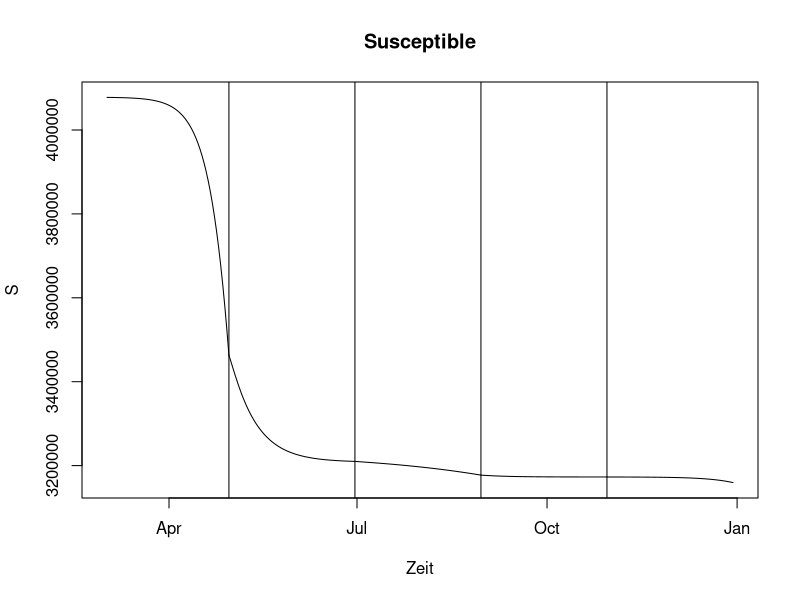
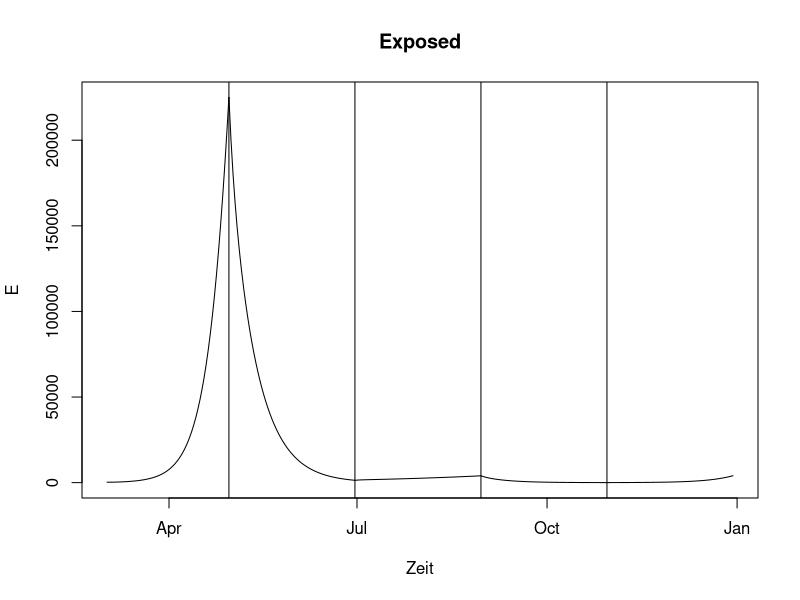
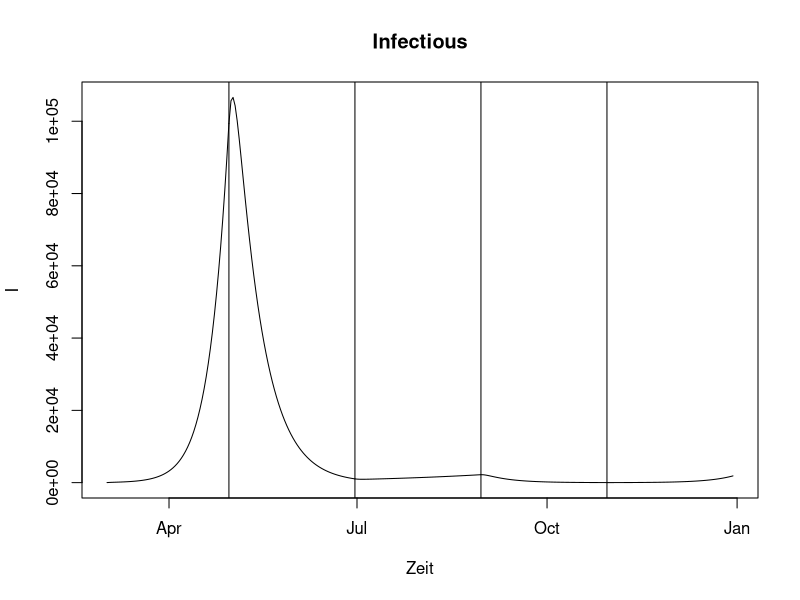
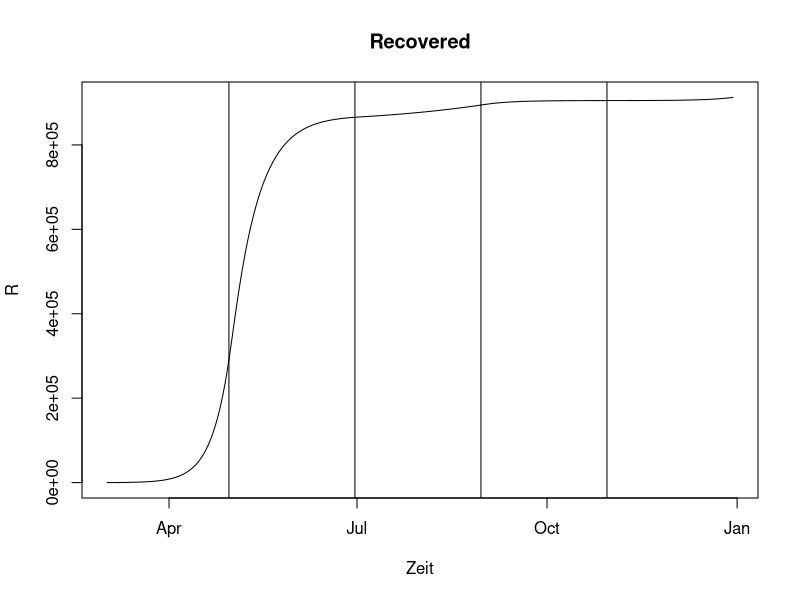

Write R code to recreate these figures, in order.
library(deSolve)

seirsim <- function(date, S0, E0, I0, R0, beta, gamma, sigma) {
  out <- ode(
    times = seq_len(length(date)),
    y = c(S = S0, E = E0, I = I0, R = R0),
    parms = c(N = N, beta = beta, gamma = gamma, sigma = sigma, dtstep = 1),
    func = function(t, y, parms) {
      with(as.list(c(y, parms)), {
        dS <- dtstep * (-beta * ((S * I) / N))
        dE <- dtstep * (beta * ((S * I) / N) - sigma * E)
        dI <- dtstep * (sigma * E - gamma * I)
        dR <- dtstep * (gamma * I)
        list(c(dS, dE, dI, dR))
      })
    }
  )
  colnames(out)[1] <- "date"
  out <- as.data.frame(out)
  out$date <- date
  out
}

# same as seirsim, but rounds its output values to integers, since non-integer individuals don't exist.
seirsimvisual <- function(date, S0, E0, I0, R0, beta, gamma, sigma) {
  out <- seirsim(date, S0, E0, I0, R0, beta, gamma, sigma)
  out$S <- round(out$S)
  out$E <- round(out$E)
  out$I <- round(out$I)
  out$R <- round(out$R)
  out
}

types <- c("S", "E", "I", "R")
typeNames <- c(S = "Susceptible", E = "Exposed", I = "Infectious", R = "Recovered")
phases <- c(
  as.Date("2020-03-02"),
  # no lockdown
  as.Date("2020-04-30"),
  # lockdown
  as.Date("2020-06-30"),
  # no lockdown
  as.Date("2020-08-30"),
  # summer vacation
  as.Date("2020-10-30"),
  as.Date("2020-12-30")
)
betas <- c(
  0.756664,
  0.1775356,
  0.476604,
  0.1775356,
  0.756664
)

alldates <- seq.Date(phases[1], phases[length(phases)], 1)
N <- 4078000
R0 <- 0
I0 <- 14
E0 <- 20 * I0
S0 <- N - E0 - I0 - R0
gamma <- 0.33
sigma <- 0.19

simulateds <- list()
for (i in 1:(length(phases) - 1)) {
  from <- phases[i]
  to <- phases[i + 1]
  beta <- betas[i]

  date <- seq.Date(from, to, 1)
  print(data.frame(i = i, S0 = S0, E0 = E0, I0 = I0, R0 = R0, beta = beta, gamma = gamma, sigma = sigma))
  simulated <- seirsimvisual(date, S0, E0, I0, R0, beta, gamma, sigma)

  simulateds[[i]] <- simulated

  # Starting parameters for the next iteration equal the final values for the current simulated run,
  # since the next simulated phase should pick up where the current one left off.
  R0 <- simulated[nrow(simulated), "R"]
  I0 <- simulated[nrow(simulated), "I"]
  E0 <- simulated[nrow(simulated), "E"]
  S0 <- N - E0 - I0 - R0
}

for (type in types) {
  min <- min(unlist(lapply(simulateds, function(s) min(s[, type]))))
  max <- max(unlist(lapply(simulateds, function(s) max(s[, type]))))
  plot(alldates, rep(0, length(alldates)), main = typeNames[[type]], xlab = "Zeit", ylab = type, ylim = c(min, max), type = "n", cex = 0.5)
  abline(v = phases[2:(length(phases)-1)])

  for (i in seq_len(length(simulateds))) {
    simulated <- simulateds[[i]]
    lines(simulated$date, simulated[, type])
  }
}
